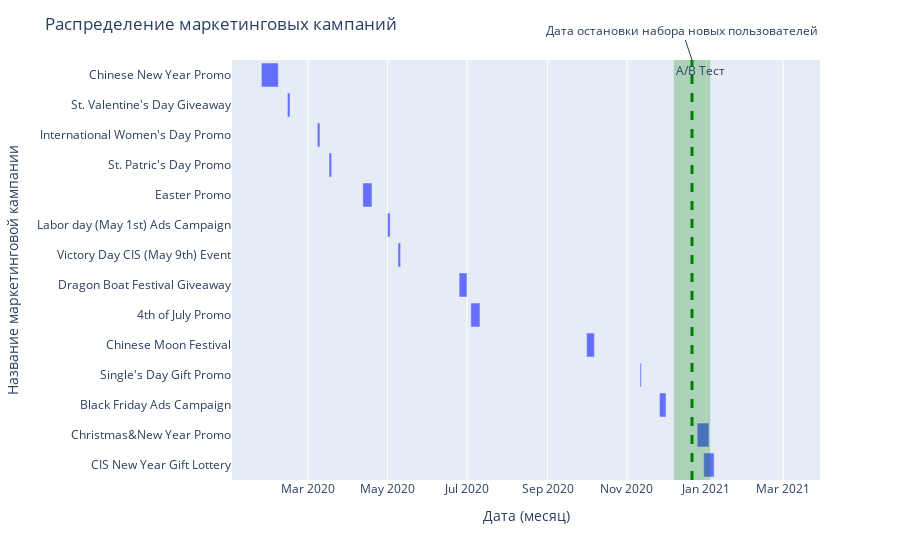

This figure's notebook cell:
### Code cell
fig = px.timeline(marketing_events.sort_values(by='start_dt'), x_start="start_dt", x_end="finish_dt", y="name")
fig.update_yaxes(autorange="reversed")
fig.add_vrect(x0="2020-12-07", x1="2021-01-04", 
              annotation_text="A/B Тест", annotation_position="top left",
              fillcolor="green", opacity=0.25, line_width=0)
fig.add_vline(x="2020-12-21", line_width=3, line_dash="dash", line_color="green")
fig.add_annotation(x="2020-12-21", y=1, yref="paper", text="Дата остановки набора новых пользователей")
fig.update_layout(
    title='Распределение маркетинговых кампаний',
    xaxis_title='Дата (месяц)',
    yaxis_title='Название маркетинговой кампании')
fig.show()

### Figure 1 — Plotly figure (JSON) as saved in the notebook; plotly's stock layout.template omitted (floating-point values rounded to 4 significant figures)
{"data": [{"alignmentgroup": "True", "base": ["2020-01-25T00:00:00", "2020-02-14T00:00:00", "2020-03-08T00:00:00", "2020-03-17T00:00:00", "2020-04-12T00:00:00", "2020-05-01T00:00:00", "2020-05-09T00:00:00", "2020-06-25T00:00:00", "2020-07-04T00:00:00", "2020-10-01T00:00:00", "2020-11-11T00:00:00", "2020-11-26T00:00:00", "2020-12-25T00:00:00", "2020-12-30T00:00:00"], "hovertemplate": "start_dt=%{base}<br>finish_dt=%{x}<br>name=%{y}<extra></extra>", "legendgroup": "", "marker": {"color": "#636efa", "pattern": {"shape": ""}}, "name": "", "offsetgroup": "", "orientation": "h", "showlegend": false, "textposition": "auto", "type": "bar", "x": [1123200000, 172800000, 172800000, 172800000, 604800000, 172800000, 172800000, 518400000, 604800000, 518400000, 86400000, 432000000, 777600000, 691200000], "xaxis": "x", "y": ["Chinese New Year Promo", "St. Valentine's Day Giveaway", "International Women's Day Promo", "St. Patric's Day Promo", "Easter Promo", "Labor day (May 1st) Ads Campaign", "Victory Day CIS (May 9th) Event", "Dragon Boat Festival Giveaway", "4th of July Promo", "Chinese Moon Festival", "Single's Day Gift Promo", "Black Friday Ads Campaign", "Christmas&New Year Promo", "CIS New Year Gift Lottery"], "yaxis": "y"}], "layout": {"annotations": [{"showarrow": false, "text": "A/B Тест", "x": "2020-12-07", "xanchor": "left", "xref": "x", "y": 1, "yanchor": "top", "yref": "y domain"}, {"text": "Дата остановки набора новых пользователей", "x": "2020-12-21", "y": 1, "yref": "paper"}], "autosize": true, "barmode": "overlay", "legend": {"tracegroupgap": 0}, "margin": {"t": 60}, "shapes": [{"fillcolor": "green", "line": {"width": 0}, "opacity": 0.25, "type": "rect", "x0": "2020-12-07", "x1": "2021-01-04", "xref": "x", "y0": 0, "y1": 1, "yref": "y domain"}, {"line": {"color": "green", "dash": "dash", "width": 3}, "type": "line", "x0": "2020-12-21", "x1": "2020-12-21", "xref": "x", "y0": 0, "y1": 1, "yref": "y domain"}], "title": {"text": "Распределение маркетинговых кампаний"}, "xaxis": {"anchor": "y", "autorange": true, "domain": [0, 1], "range": ["2020-01-04 18:12:56.9784", "2021-02-12 13:53:57.4101"], "title": {"text": "Дата (месяц)"}, "type": "date"}, "yaxis": {"anchor": "x", "autorange": true, "domain": [0, 1], "range": [13.5, -0.5], "title": {"text": "Название маркетинговой кампании"}, "type": "category"}}}
